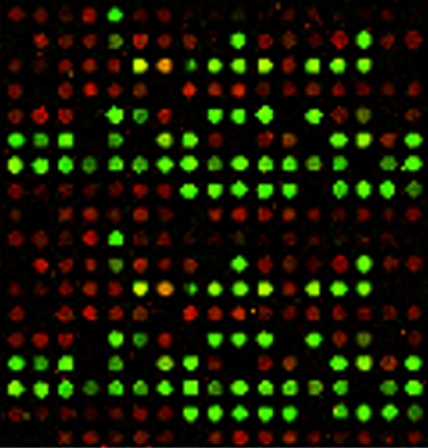
#> input picture semester2/task3/RedGreenArray.png, 428 x 448 px
$ python ArrayData.py
#> lines starting #> are read from the running program, lines starting #| are printed output that depends on the picture
#> in loadArrayImage, img is the input picture: PIL image 428x448 RGB; mean R, G, B 21.6, 23.5, 1.1
from PIL import Image
from numpy import array, dot, dstack, log, log2, sqrt, transpose, uint8, zeros


def imageToPixmapRGB(img):
    img2 = img.convert('RGB')
    w, h = img2.size
#> w = 428; h = 448
    data = img2.getdata()

    pixmap = array(data, float)
    pixmap = pixmap.reshape((h, w, 3))

    return pixmap


def getJoinPair(distMatrix):
    n = len(distMatrix)

    minQ = None
    joinPair = None

    for i in range(n - 1):
        sumRow = sum(distMatrix[i])

        for j in range(i + 1, n):
            sumCol = sum(distMatrix[j])

            dist = distMatrix[i][j]
            q = (n - 2) * dist - sumRow - sumCol

            if (minQ is None) or (q < minQ):
                minQ = q
                joinPair = [i, j]

    return joinPair


def getDistToJunction(distMatrix, i, j):
    n = len(distMatrix)
    row = distMatrix[i]
    column = distMatrix[j]

    dist = distMatrix[i][j] + (sum(row) - sum(column)) / (n - 2)
    dist *= 0.5

    return dist


# [42 lines left out: function neighbourJoinTree, not called in this run]


def neighbourJoinTree(distMatrix):
    joinOrder = []
    n = len(distMatrix)
    tree = list(range(n))  # do not need list() in Python 2

    while n > 2:

        x, y = getJoinPair(distMatrix)

        node = (tree[x], tree[y])
        joinOrder.append(node)
        tree.append(node)

        del tree[y]
        del tree[x]

        distX = getDistToJunction(distMatrix, x, y)
        distY = getDistToJunction(distMatrix, y, x)

        distMatrix.append([0] * (n + 1))

        for i in range(n):
            if i not in (x, y):
                dist = (distMatrix[x][i] - distX) + (distMatrix[y][i] - distY)
                dist *= 0.5

                distMatrix[i].append(dist)
                distMatrix[n][i] = dist

        del distMatrix[y]
        del distMatrix[x]

        for row in distMatrix:
            del row[y]
            del row[x]

        n -= 1

    tree = tuple(tree)
    joinOrder.append(tree)

    return tree, joinOrder


################################################

# [38 lines left out: function loadDataMatrix, not called in this run]


def loadArrayImage(fileName, sampleName, nRows, nCols=None):
    if not nCols:
        nCols = nRows

    dataMatrix = zeros((3, nRows, nCols), float)

    img = Image.open(fileName)  # Auto file type
    pixmap = imageToPixmapRGB(img)

    height, width, depth = pixmap.shape
#> height = 448; width = 428; depth = 3

    dx = width / float(nCols)
#> dx = 25.18
    dy = height / float(nRows)
#> dy = 24.89
    xSize = 1 + (width - 1) // nCols
#> xSize = 26
    ySize = 1 + (height - 1) // nRows
#> ySize = 25

    for row in range(nRows):
        yStart = int(row * dy)
        yEnd = yStart + ySize

        for col in range(nCols):
            xStart = int(col * dx)
            xEnd = xStart + xSize

            elementData = pixmap[yStart:yEnd, xStart:xEnd]
            dataMatrix[:, row, col] = elementData.sum(axis=(0, 1))

    return Microarray(sampleName, dataMatrix)


class Microarray(object):
    def __init__(self, name, data, rowData=None, colData=None):

#> called with name = 'TwoChannel', data = array of shape (3, 18, 17)
        self.name = name
        data = array(data)

        shape = data.shape
#> shape = (3, 18, 17)

        if len(shape) == 3:
            self.nChannels, self.nRows, self.nCols = shape
#> self.nChannels = 3; self.nRows = 18; self.nCols = 17

        elif len(shape) == 2:
            self.nRows, self.nCols = shape
            self.nChannels = 1
            data = array([data])

        else:
            raise Exception('Array data must have either 2 or 3 axes.')

        self.data = data
        self.origData = array(data)

        self.rowData = rowData or range(self.nRows)
        self.colData = colData or range(self.nCols)

    # [4 lines left out: function resetData, not called in this run]

    def writeData(self, fileName, separator=' '):

#> called with fileName = 'RedGreenArrayData.txt', separator = ' '
        fileObj = open(fileName, 'w')

        for i in range(self.nRows):
            rowName = str(self.rowData[i])

            for j in range(self.nCols):
                colName = str(self.colData[j])

                values = self.data[:, i, j]

                lineData = [rowName, colName]
                lineData += ['%.3f' % (v,) for v in values]

                line = separator.join(lineData)
                fileObj.write(line + '\n')

    def makeImage(self, squareSize=20, channels=None):

#> called with squareSize = 20, channels = (2, 2, 2)
        minVal = self.data.min()
#> minVal = -29008.6
        maxVal = self.data.max()
#> maxVal = 112940.7
        dataRange = maxVal - minVal
#> dataRange = 141949.2

        adjData = (self.data - minVal) * 255 / dataRange
        adjData = array(adjData, uint8)

        if not channels:
            if self.nChannels == 1:
                channels = (0, 0, 0)  # Greyscale
            else:
                channels = list(range(self.nChannels))[:3]

        pixmap = []
        for i in channels:
            if i is None:
                pixmap.append(zeros((self.nRows, self.nCols), uint8))
            else:
                pixmap.append(adjData[i])
#> after the loop, pixmap = 3 items

        while len(pixmap) < 3:
            pixmap.append(zeros((self.nRows, self.nCols), uint8))
#> this loop made 0 passes

        pixmap = dstack(pixmap)
        img = Image.fromarray(pixmap, 'RGB')
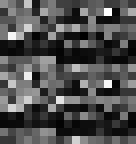
#> img: PIL image 17x18 RGB (shown 8 times larger); min 0, max 255, mean 77.7

        width = self.nCols * squareSize
        height = self.nRows * squareSize
        img = img.resize((width, height))
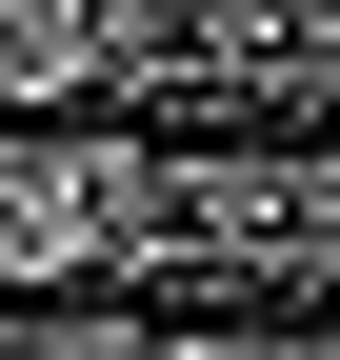
#> img: PIL image 340x360 RGB; min 0, max 255, mean 77.7

        return img

    # [112 lines left out: functions clipBaseline, normaliseSd, normaliseMean, centerMean, normaliseZscore, normaliseMax and 8 more, not called in this run]

    def checkDataSize(self, channelData):

        channelData = array(channelData)
        if channelData.shape != (self.nRows, self.nCols):
            msg = 'Attempt use data of wrong size'
            raise Exception(msg)

        return channelData

    def setChannel(self, channelData, index=0):

        channelData = self.checkDataSize(channelData)
        self.data[index] = channelData

    # [7 lines left out: function addChannel, not called in this run]

    def swapChannels(self, indexA, indexB):

        self.data[(indexB, indexA)] = self.data[(indexA, indexB)]

    # [5 lines left out: function removeChannel, not called in this run]

    def combineChannels(self, indexA, indexB, combFunc=None, replace=None):

        if not combFunc:
            import operator
            combFunc = operator.add

        channelData = combFunc(self.data[indexA], self.data[indexB])

        if replace is None:
            self.addChannel(channelData)

        else:
            self.setChannel(channelData, replace)

    def __hierarchicalRowCluster(self, dataMatrix):

        n = len(dataMatrix[0])
#> n = 18
        distanceMatrix = zeros((n, n), float)

        for channelData in dataMatrix:
            for i, row in enumerate(channelData):
                diffs = channelData - row
                sqDiffs = diffs * diffs
                sqDists = sqDiffs.sum(axis=1)
                distanceMatrix[i, :] += sqDists
#> this loop made 3 passes

        tree, joinOrder = neighbourJoinTree(distanceMatrix.tolist())
#> the loop in neighbourJoinTree, `while n > 2: ` made 16 passes
#> (n, x, y, node, distX, distY) on passes 3, 4, 5, 6, 7, 8, 10, 11: (15, 1, 8, (1, 10), 745602421.2, 1.03e+09), (14, 2, 8, (3, 12), -2.94e+09, 5.55e+09), (13, 2, 7, (4, 13), 3.7e+09, -2.61e+09), (12, 8, 9, ((6, 15), (5, 14)), 1.68e+10, 8.03e+09), (11, 2, 6, (7, 16), 2.91e+09, -1.9e+09), (10, 1, 4, (2, 11), -597553419, 1.08e+09), (8, 3, 8, ((3, 12), (8, 17)), 1.2e+10, 2.38e+09), (7, 4, 5, (((6, 15), (5, 14)), (7, 16)), 1.75e+10, 1.2e+10)
#> (n, x, y, node, distX, distY) on passes 2, 9: (16, 5, 13, (5, 14), 595900239.7, -432769060.2), (9, 1, 3, (8, 17), 2.49e+09, -91085339.6)
#> after the loop in neighbourJoinTree, `while n > 2:`: distMatrix = [[0, 4.95e+09], [4.95e+09, 0]]; joinOrder = 16 items; n = 2; tree = 2 items
#> joinOrder = 17 items

        rowOrder = list(tree)
#> rowOrder = 2 items

        i = 0
        while i < len(rowOrder):

            while not isinstance(rowOrder[i], int):
                rowOrder[i:i + 1] = rowOrder[i]

            i += 1
#> this loop made 18 passes
#> after the loop, i = 18; rowOrder = [4, 13, 2, 11, 6, 15, 5, 14, 7, 16, 0, 9, 1, 10, 3, 12, 8, 17]

        return rowOrder

    def hierarchicalCluster(self):

        rows = self.__hierarchicalRowCluster(self.data)
#> rows has the same summary as rowOrder in __hierarchicalRowCluster

        swapped = transpose(self.data, axes=(0, 2, 1))
        cols = self.__hierarchicalRowCluster(swapped)
#> the loop in __hierarchicalRowCluster (call 2), `for channelData in dataMatrix:` made 3 passes
#> the loop in neighbourJoinTree (call 2), `while n > 2: ` made 15 passes
#> (n, x, y, node, distX, distY) on passes 2, 3, 4, 5, 7, 8, 9, 10, 11: (15, 1, 15, (2, (1, 6)), 2.03e+09, 4.62e+09), (14, 0, 14, (0, (2, (1, 6))), 5.65e+09, 2.54e+09), (13, 5, 10, (9, 14), 1.06e+10, 7.97e+09), (12, 8, 10, (13, 16), 1.53e+10, -1.08e+09), (10, 2, 9, (7, (13, 16)), 7.1e+09, 5.32e+09), (9, 2, 7, (8, (9, 14)), 1.9e+09, 6.05e+09), (8, 1, 4, (5, 12), 9.19e+09, 1.22e+09), (7, 1, 7, (10, (5, 12)), 1.26e+10, 1.67e+09), (6, 5, 6, ((8, (9, 14)), (10, (5, 12))), 4.45e+09, 3e+09)
#> (n, x, y, distX, distY) on passes 12 to 15: (5, 0, 3, 2.13e+10, 5.58e+09), (4, 0, 4, 3.15e+09, 2.9e+09), (3, 0, 2, 5.58e+09, 4.11e+09), (2, 0, 1, 8.17e+09, 3.24e+09)
#> the loop in __hierarchicalRowCluster (call 2), `while i < len(rowOrder): ` made 17 passes
#> cols = [15, 8, 9, 14, 10, 5, 12, 7, 13, 16, 11, 4, 3, 0, 2, 1, 6]

        data = self.data[:, rows]  # Rearrange
        data = data[:, :, cols]

        data = array(data.tolist())  # to fix PIL.Image bug

        name = self.name + '-Sorted'
        rowData = [self.rowData[i] for i in rows]
#> rowData has the same summary as rowOrder in __hierarchicalRowCluster
        colData = [self.colData[j] for j in cols]
#> colData has the same summary as cols

        sortedArray = Microarray(name, data, rowData, colData)

        return sortedArray


if __name__ == '__main__':
    # Load data from an image and write out as text

    imgFile = 'RedGreenArray.png'
    rgArray = loadArrayImage(imgFile, 'TwoChannel', 18, 17)
    rgArray.writeData('RedGreenArrayData.txt')


    # G-score

    def gScore(data1, data2):
        data1 = array(data1) + 1e-3
        data2 = array(data2) + 1e-3

        return data1 * log2(data1 / data2)


    rgArray = loadArrayImage(imgFile, 'TwoChannel', 18, 17)
    rgArray.combineChannels(0, 1, combFunc=gScore, replace=2)
    rgArray.makeImage(20, channels=(2, 2, 2)).save("im-11.png")

    sortedArray = rgArray.hierarchicalCluster()
    sortedArray.makeImage(20).save("im-12.png")
#> call 2 of makeImage, with squareSize = 20
#> in makeImage (call 2), `img = Image.fromarray(pixmap, 'RGB')`:
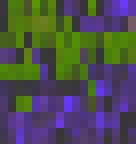
#> img: PIL image 17x18 RGB (shown 8 times larger); mean R, G, B 76, 78.2, 77.7
#> in makeImage (call 2), `img = img.resize((width, height))`:
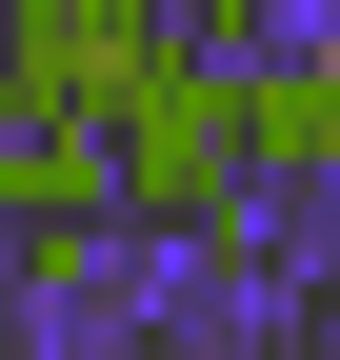
#> img: PIL image 340x360 RGB; mean R, G, B 76, 78.2, 77.7

    print('sortedArray.rowData', sortedArray.rowData)
#| sortedArray.rowData [4, 13, 2, 11, 6, 15, 5, 14, 7, 16, 0, 9, 1, 10, 3, 12, 8, 17]
